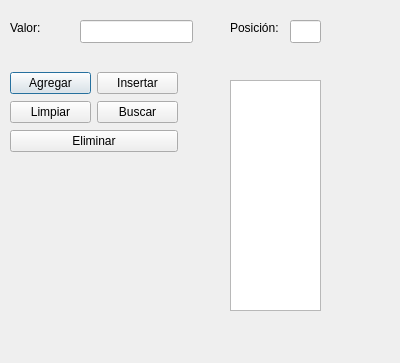
<?xml version="1.0" encoding="UTF-8"?>
<ui version="4.0">
 <class>T3ListadeArreglos</class>
 <widget class="QDialog" name="T3ListadeArreglos">
  <property name="geometry">
   <rect>
    <x>0</x>
    <y>0</y>
    <width>400</width>
    <height>363</height>
   </rect>
  </property>
  <property name="windowTitle">
   <string>Dialog</string>
  </property>
  <widget class="QListWidget" name="lwLista">
   <property name="geometry">
    <rect>
     <x>230</x>
     <y>80</y>
     <width>91</width>
     <height>231</height>
    </rect>
   </property>
  </widget>
  <widget class="QLineEdit" name="tValores">
   <property name="geometry">
    <rect>
     <x>80</x>
     <y>20</y>
     <width>113</width>
     <height>23</height>
    </rect>
   </property>
  </widget>
  <widget class="QLabel" name="label">
   <property name="geometry">
    <rect>
     <x>10</x>
     <y>20</y>
     <width>57</width>
     <height>15</height>
    </rect>
   </property>
   <property name="text">
    <string>Valor:</string>
   </property>
  </widget>
  <widget class="QLabel" name="label_2">
   <property name="geometry">
    <rect>
     <x>230</x>
     <y>20</y>
     <width>57</width>
     <height>15</height>
    </rect>
   </property>
   <property name="text">
    <string>Posición:</string>
   </property>
  </widget>
  <widget class="QLineEdit" name="lPosicion">
   <property name="geometry">
    <rect>
     <x>290</x>
     <y>20</y>
     <width>31</width>
     <height>23</height>
    </rect>
   </property>
  </widget>
  <widget class="QWidget" name="">
   <property name="geometry">
    <rect>
     <x>10</x>
     <y>71</y>
     <width>168</width>
     <height>83</height>
    </rect>
   </property>
   <layout class="QGridLayout" name="gridLayout">
    <item row="0" column="0">
     <widget class="QPushButton" name="bAgregar">
      <property name="text">
       <string>Agregar</string>
      </property>
     </widget>
    </item>
    <item row="0" column="1">
     <widget class="QPushButton" name="bInsertar">
      <property name="text">
       <string>Insertar</string>
      </property>
     </widget>
    </item>
    <item row="1" column="0">
     <widget class="QPushButton" name="pushButton">
      <property name="text">
       <string>Limpiar</string>
      </property>
     </widget>
    </item>
    <item row="1" column="1">
     <widget class="QPushButton" name="bBuscar">
      <property name="text">
       <string>Buscar</string>
      </property>
     </widget>
    </item>
    <item row="2" column="0" colspan="2">
     <widget class="QPushButton" name="bEliminar">
      <property name="text">
       <string>Eliminar</string>
      </property>
     </widget>
    </item>
   </layout>
  </widget>
 </widget>
 <resources/>
 <connections/>
</ui>
